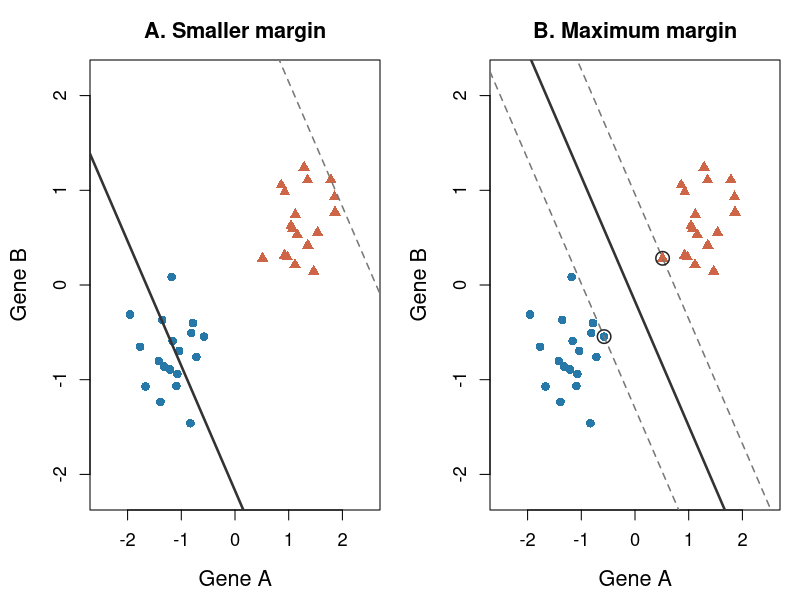
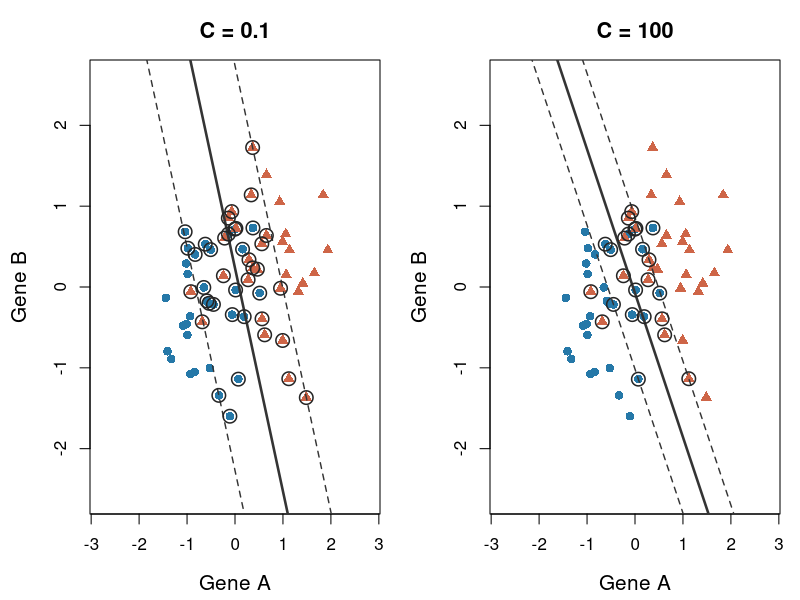
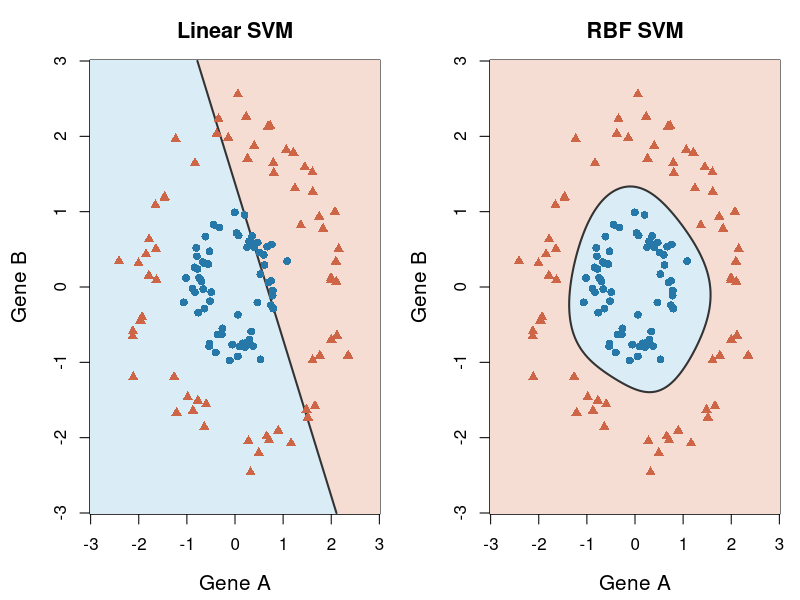

Recreate these plots in R, in order.
## ---- chunk 1
#| label: setup-svm
#| include: false

library(e1071)

# Shared colors and plotting symbols
class_cols <- c(A = "#2578A8", B = "#CE6547")
class_pch  <- c(A = 16, B = 17)

plot_samples <- function(dat, main = "", xlim = NULL, ylim = NULL) {
  plot(
    dat$GeneA, dat$GeneB,
    col = class_cols[as.character(dat$Class)],
    pch = class_pch[as.character(dat$Class)],
    xlab = "Gene A", ylab = "Gene B",
    main = main, cex = 1.15,
    xlim = xlim, ylim = ylim
  )
}

# Extract coefficients of a linear SVM
linear_coefficients <- function(model) {
  w <- as.vector(t(model$coefs) %*% model$SV)
  list(w = w, b = -as.numeric(model$rho))
}

# Draw decision boundary and margins
add_linear_svm <- function(model, margin = TRUE) {
  p <- linear_coefficients(model)

  abline(
    a = -p$b / p$w[2],
    b = -p$w[1] / p$w[2],
    col = "#343434", lwd = 2.5
  )

  if (margin) {
    for (s in c(-1, 1)) {
      abline(
        a = (s - p$b) / p$w[2],
        b = -p$w[1] / p$w[2],
        col = "#343434", lty = 2, lwd = 1.4
      )
    }
  }
}

# Highlight support vectors
add_support_vectors <- function(model) {
  points(
    model$SV[, 1], model$SV[, 2],
    pch = 1, cex = 1.8, lwd = 1.5,
    col = "#252525"
  )
}

# Plot predicted decision regions
plot_regions <- function(model, dat, main = "",
                         xlim = c(-3, 3),
                         ylim = c(-3, 3)) {

  xs <- seq(xlim[1], xlim[2], length.out = 230)
  ys <- seq(ylim[1], ylim[2], length.out = 230)

  grid <- expand.grid(GeneA = xs, GeneB = ys)

  pred <- predict(model, grid, decision.values = TRUE)

  z <- matrix(as.integer(pred), nrow = length(xs))

  image(
    xs, ys, z,
    col = c("#DAECF6", "#F6DDD4"),
    xlab = "Gene A", ylab = "Gene B",
    main = main, useRaster = TRUE
  )

  dv <- matrix(
    as.numeric(attr(pred, "decision.values")),
    nrow = length(xs)
  )

  contour(
    xs, ys, dv,
    levels = 0, add = TRUE,
    drawlabels = FALSE,
    lwd = 2, col = "#333333"
  )

  points(
    dat$GeneA, dat$GeneB,
    col = class_cols[as.character(dat$Class)],
    pch = class_pch[as.character(dat$Class)],
    cex = 1.05
  )
}
## ---- chunk 2
#| label: fig-svm-max-margin
#| fig-cap: "Maximum-margin principle in linear SVM. (A) A separating boundary with a smaller margin. (B) The maximum-margin boundary selected by SVM. Circled observations are support vectors."
#| fig-width: 11
#| fig-height: 4.8
#| echo: false


set.seed(13)

n <- 18

a <- data.frame(
  GeneA = rnorm(n, -1.25, 0.38),
  GeneB = rnorm(n, -0.65, 0.40),
  Class = "A"
)

b <- data.frame(
  GeneA = rnorm(n, 1.25, 0.38),
  GeneB = rnorm(n, 0.65, 0.40),
  Class = "B"
)

dat_linear <- rbind(a, b)
dat_linear$Class <- factor(
  dat_linear$Class, levels = c("A", "B")
)

fit_linear <- svm(
  Class ~ GeneA + GeneB,
  data = dat_linear,
  kernel = "linear",
  cost = 100,
  scale = FALSE
)

op <- par(
  mar = c(4.5, 4.5, 2, 1),
  cex.lab = 1.25,
  cex.axis = 1.05
)



# Requires dat_linear, fit_linear and the plotting
# functions from the previous SVM section.

# Extract optimal linear SVM coefficients
p <- linear_coefficients(fit_linear)
w <- p$w
b <- p$b

# Express the fitted boundary using a unit normal vector
normal <- w / sqrt(sum(w^2))
offset <- b / sqrt(sum(w^2))

# Signed distances of training points to SVM boundary
coords <- as.matrix(dat_linear[, c("GeneA", "GeneB")])
labels <- ifelse(dat_linear$Class == "A", -1, 1)

signed_dist <- as.vector(coords %*% normal + offset)

# Find a small shift that keeps all observations
# correctly classified but reduces the margin.
left_space <- min(signed_dist[labels == 1])
right_space <- -max(signed_dist[labels == -1])

shift <- 0.55 * min(left_space, right_space)

# Shift toward one class (still separating)
offset_shifted <- offset + shift

draw_boundary <- function(offset_value, normal, col = "#333333") {
  abline(
    a = -offset_value / normal[2],
    b = -normal[1] / normal[2],
    col = col,
    lwd = 2.5
  )
}

draw_margin <- function(offset_value, normal, margin_size) {
  for (s in c(-1, 1)) {
    abline(
      a = -(offset_value + s * margin_size) / normal[2],
      b = -normal[1] / normal[2],
      col = "#777777",
      lty = 2,
      lwd = 1.5
    )
  }
}

op <- par(
  mfrow = c(1, 2),
  mar = c(4.5, 4.5, 3, 1),
  cex.lab = 1.3,
  cex.axis = 1.1,
  cex.main = 1.3
)

# A: Shifted boundary with a smaller geometric margin
plot_samples(
  dat_linear,
  main = "A. Smaller margin",
  xlim = c(-2.5, 2.5),
  ylim = c(-2.2, 2.2)
)

dist_shifted <- as.vector(
  coords %*% normal + offset_shifted
)

margin_shifted <- min(labels * dist_shifted)

draw_boundary(offset_shifted, normal)
draw_margin(offset_shifted, normal, margin_shifted)

# B: Maximum-margin SVM
plot_samples(
  dat_linear,
  main = "B. Maximum margin",
  xlim = c(-2.5, 2.5),
  ylim = c(-2.2, 2.2)
)

draw_boundary(offset, normal)

# Geometric margin (distance from boundary to support vectors)
margin_opt <- 1 / sqrt(sum(w^2))
draw_margin(offset, normal, margin_opt)

add_support_vectors(fit_linear)

par(op)
## ---- chunk 3
#| label: fig-svm-cost
#| fig-cap: "Soft-margin linear SVM fitted to the same overlapping dataset. Smaller C permits more margin violations, while larger C penalizes them more strongly."
#| fig-width: 11.5
#| fig-height: 4.7
#| echo: false

set.seed(23)

n <- 32

a <- data.frame(
  GeneA = rnorm(n, -0.65, 0.65),
  GeneB = rnorm(n, -0.20, 0.70),
  Class = "A"
)

b <- data.frame(
  GeneA = rnorm(n, 0.65, 0.65),
  GeneB = rnorm(n, 0.20, 0.70),
  Class = "B"
)

dat_overlap <- rbind(a, b)
dat_overlap$Class <- factor(
  dat_overlap$Class, levels = c("A", "B")
)

op <- par(
  mfrow = c(1, 2),
  mar = c(4.3, 4.5, 3, 1),
  cex.lab = 1.25,
  cex.axis = 1.02,
  cex.main = 1.3
)

for (C in c(0.1, 100)) {

  fit <- svm(
    Class ~ GeneA + GeneB,
    data = dat_overlap,
    kernel = "linear",
    cost = C,
    scale = FALSE
  )

  plot_samples(
    dat_overlap,
    main = paste0("C = ", C),
    xlim = c(-2.8, 2.8),
    ylim = c(-2.6, 2.6)
  )

  add_linear_svm(fit)
  add_support_vectors(fit)
}

par(op)
## ---- chunk 4
#| label: fig-svm-kernels
#| fig-cap: "Linear and RBF SVM fitted to the same nonlinear classification problem. Shaded regions indicate predicted classes; solid curves indicate decision boundaries."
#| fig-width: 11.5
#| fig-height: 4.7
#| echo: false

set.seed(31)

n <- 65

ang1 <- runif(n, 0, 2 * pi)
ang2 <- runif(n, 0, 2 * pi)

r1 <- pmax(0.05, rnorm(n, 0.75, 0.17))
r2 <- pmax(0.05, rnorm(n, 2.05, 0.23))

dat_rings <- data.frame(
  GeneA = c(r1 * cos(ang1), r2 * cos(ang2)),
  GeneB = c(r1 * sin(ang1), r2 * sin(ang2)),
  Class = factor(
    rep(c("A", "B"), each = n),
    levels = c("A", "B")
  )
)

# Linear SVM
fit_lin_rings <- svm(
  Class ~ GeneA + GeneB,
  data = dat_rings,
  kernel = "linear",
  cost = 1,
  scale = FALSE
)

# Nonlinear SVM
fit_rbf_rings <- svm(
  Class ~ GeneA + GeneB,
  data = dat_rings,
  kernel = "radial",
  cost = 10,
  gamma = 0.7,
  scale = FALSE
)

op <- par(
  mfrow = c(1, 2),
  mar = c(4.3, 4.5, 3, 1),
  cex.lab = 1.25,
  cex.axis = 1.02,
  cex.main = 1.3
)

plot_regions(
  fit_lin_rings, dat_rings,
  main = "Linear SVM"
)

plot_regions(
  fit_rbf_rings, dat_rings,
  main = "RBF SVM"
)

par(op)
